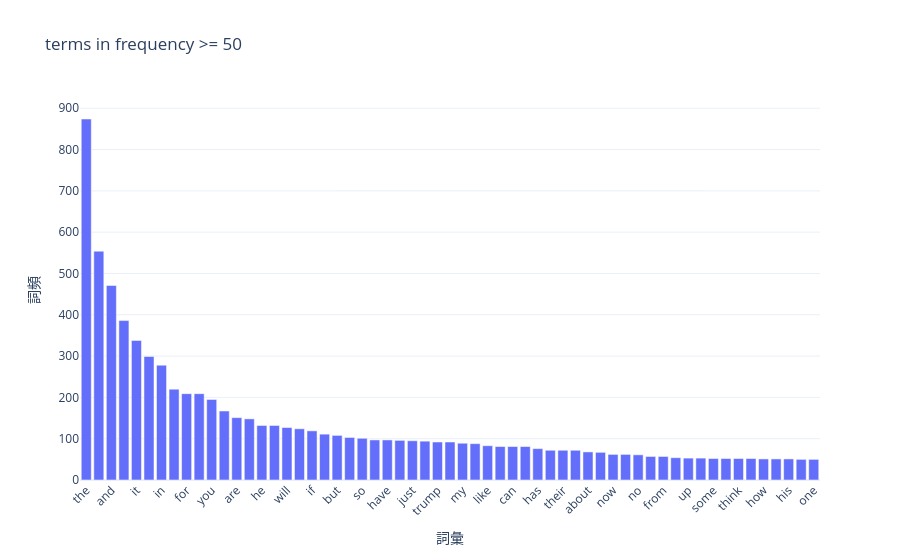

This figure's notebook cell:
### Code cell
# 設定 最小出現次數 ex:只保留至少出現 50 次的詞：

import plotly.express as px
import pandas as pd

# 建立詞頻表 DataFrame
filtered_terms = pd.DataFrame({
    "term": count_vect.get_feature_names_out(),
    "frequency": term_frequencies
}).sort_values(by="frequency", ascending=False)
filtered_terms = filtered_terms[term_freq_df["frequency"] >= 50]
# 用 plotly.express 畫 bar chart
fig2 = px.bar(filtered_terms,
             x="term",
             y="frequency",
             title="terms in frequency >= 50",
             labels={"term": "詞彙", "frequency": "詞頻"},
             template="plotly_white")
# 旋轉 X 軸標籤，避免擠在一起
fig2.update_layout(xaxis_tickangle=-45)

# 顯示互動圖
fig2.show()

### Figure 1 — Plotly figure (JSON) as saved in the notebook; plotly's stock layout.template omitted (floating-point values rounded to 4 significant figures)
{"data": [{"hovertemplate": "詞彙=%{x}<br>詞頻=%{y}<extra></extra>", "legendgroup": "", "marker": {"color": "#636efa", "pattern": {"shape": ""}}, "name": "", "orientation": "v", "showlegend": false, "textposition": "auto", "type": "bar", "x": ["the", "to", "and", "is", "it", "of", "in", "that", "for", "this", "you", "on", "are", "they", "he", "be", "will", "with", "if", "as", "but", "not", "so", "all", "have", "us", "just", "was", "trump", "at", "my", "what", "like", "or", "can", "we", "has", "china", "their", "market", "about", "more", "now", "there", "no", "re", "from", "by", "up", "do", "some", "them", "think", "even", "how", "people", "his", "going", "one"], "xaxis": "x", "y": [874, 554, 471, 386, 338, 299, 278, 220, 209, 209, 195, 167, 151, 148, 132, 132, 127, 124, 119, 111, 108, 103, 101, 97, 97, 96, 95, 94, 92, 92, 89, 88, 83, 81, 81, 81, 76, 72, 72, 72, 68, 67, 62, 62, 61, 57, 57, 54, 53, 53, 52, 52, 52, 52, 51, 51, 51, 50, 50], "yaxis": "y"}], "layout": {"barmode": "relative", "legend": {"tracegroupgap": 0}, "title": {"text": "terms in frequency >= 50"}, "xaxis": {"anchor": "y", "domain": [0, 1], "tickangle": -45, "title": {"text": "詞彙"}}, "yaxis": {"anchor": "x", "domain": [0, 1], "title": {"text": "詞頻"}}}}
